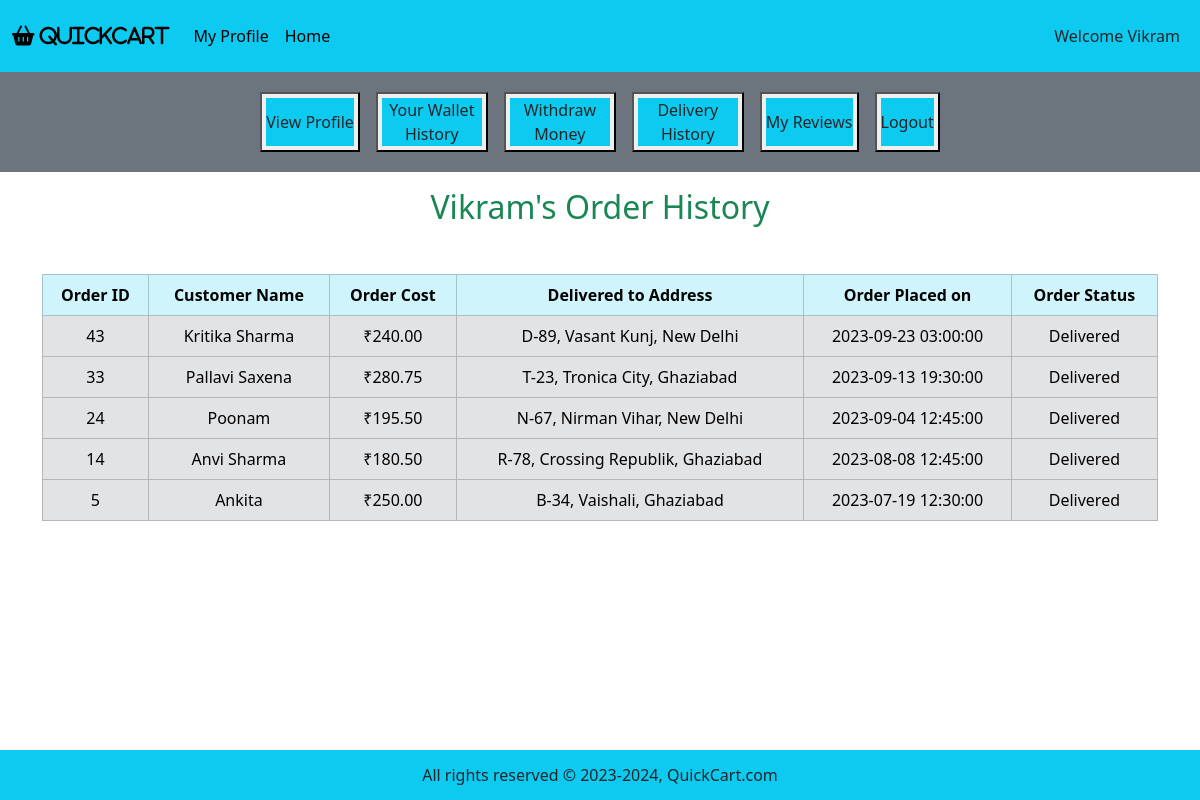
Page /agent_mode/profile_page.php?agent_id=2&history on the committed database.
### tables this page shows
CREATE TABLE IF NOT EXISTS deliveryAgent (
	agentID INT AUTO_INCREMENT PRIMARY KEY,
    first_name VARCHAR(50) NOT NULL,
    last_name VARCHAR(50),
    availabilityStatus VARCHAR(20) NOT NULL DEFAULT "Offline",  
    phone_no BIGINT UNIQUE NOT NULL,  
    email VARCHAR(100) UNIQUE NOT NULL,
    password VARCHAR(50) NOT NULL,
    dob DATE NOT NULL,
    age INT DEFAULT 0  
);

CREATE TABLE IF NOT EXISTS `order` (
	orderID INT AUTO_INCREMENT PRIMARY KEY,
    status VARCHAR(20) NOT NULL DEFAULT "Confirmed",  
    total_price DECIMAL(10, 2) NOT NULL,
    time TIMESTAMP NOT NULL DEFAULT CURRENT_TIMESTAMP,
    location VARCHAR(255) NOT NULL,
    agentPayment INT NOT NULL DEFAULT 50,
    customerID INT NOT NULL,
    agentID INT NOT NULL,
    FOREIGN KEY (customerID) REFERENCES customer(customerID),  
    FOREIGN KEY (agentID) REFERENCES deliveryAgent(agentID)  
);

CREATE TABLE IF NOT EXISTS customer (
	customerID INT AUTO_INCREMENT PRIMARY KEY, 
    first_name VARCHAR(50) NOT NULL,  
    last_name VARCHAR(50),
    address_street VARCHAR(100) NOT NULL,  
	address_city VARCHAR(50) NOT NULL,
	address_state VARCHAR(50) NOT NULL,
    pincode INT NOT NULL,
    phone_no BIGINT UNIQUE NOT NULL,  
    email VARCHAR(100) UNIQUE NOT NULL,
    password VARCHAR(50) NOT NULL,
    dob DATE NOT NULL,
    age INT DEFAULT 0,  
    gender VARCHAR(10)
);

### agent_mode/agent_history.php (the view)
<?php
$fetch_orders = "SELECT * FROM `order` WHERE agentID = $agent_id AND status = 'Delivered' ORDER BY orderID DESC;";
$result_fetch = mysqli_query($con, $fetch_orders);
$num_of_rows = mysqli_num_rows($result_fetch);
if ($num_of_rows == 0) {
    echo "<h2 class='text-center text-danger'> Deliver orders to view history! </h2>";
} else {
    ?>
    <h2 class="text-center text-success"><?php echo "$agent_name's Order History"; ?></h2>
    <table class="table table-bordered mt-5">
        <thead class="table-info text-center text-white">
            <tr>
                <th>Order ID</th>
                <th>Customer Name</th>
                <th>Order Cost</th>
                <th>Delivered to Address</th>
                <th>Order Placed on</th>
                <th>Order Status</th>
            </tr>
        </thead>
        <tbody class="table-secondary text-white">
            <?php
            while ($fetch_row = mysqli_fetch_assoc($result_fetch)) {
                $order_id = $fetch_row["orderID"];
                $order_location = $fetch_row["location"];
                $order_price = $fetch_row["total_price"];
                $order_time = $fetch_row["time"];
                $order_custID = $fetch_row["customerID"];
                $order_status = $fetch_row["status"];
                ?>
                <tr class='text-center align-middle'>
                    <td>
                        <?php echo $order_id; ?>
                    </td>
                    <td>
                        <?php
                        $get_cust = "SELECT * FROM customer WHERE customerID = $order_custID;";
                        $result_get = mysqli_query($con, $get_cust);
                        $row_cust = mysqli_fetch_assoc($result_get);
                        $cust_fname = $row_cust['first_name'];
                        $cust_lname = $row_cust['last_name'];
                        if ($cust_lname === null) {
                            $cust_name = $cust_fname;
                        } else {
                            $cust_name = $cust_fname . ' ' . $cust_lname;
                        }
                        echo $cust_name;
                        ?>
                    </td>
                    <td>
                        <?php echo "₹$order_price"; ?>
                    </td>
                    <td>
                        <?php echo $order_location; ?>
                    </td>
                    <td>
                        <?php echo $order_time; ?>
                    </td>
                    <td>
                        <?php echo $order_status; ?>
                    </td>
                </tr>
                <?php
            }
            ?>
        </tbody>
    </table>
    <?php
}
?>

### agent_mode/profile_page.php (shortened to what this page needs)
<?php
include ('../includes/connect.php');
if (isset ($_GET['agent_id'])) {
    $agent_id = $_GET['agent_id'];
    $get_data = "SELECT * FROM deliveryAgent WHERE agentID = $agent_id;";
    $result_get = mysqli_query($con, $get_data);
    $row_data = mysqli_fetch_assoc($result_get);
    $agent_id = $row_data["agentID"];
    $agent_fname = $row_data['first_name'];
    $agent_lname = $row_data['last_name'];
    $agent_status = $row_data['availabilityStatus'];
    if ($agent_lname === null) {
        $agent_name = $agent_fname;
    } else {
        $agent_name = $agent_fname . ' ' . $agent_lname;
    }
    if ($agent_status == "Offline") {
        $nextPage = "offlineHome";
    } else {
        $nextPage = "home";
    }
}
?>
<!DOCTYPE html>
<html lang="en">
<head>
    <link href="https://cdn.jsdelivr.net/npm/bootstrap@5.3.3/dist/css/bootstrap.min.css" rel="stylesheet"
>
    <link rel="stylesheet" href="https://cdnjs.cloudflare.com/ajax/libs/font-awesome/6.5.1/css/all.min.css"
 />
    <link rel="stylesheet" href="../style.css">
</head>
<body>
    <div class="container-fluid p-0">
        <nav class="navbar navbar-expand-lg bg-info">
            <div class="container-fluid">
                <a class="navbar-brand" href="#"><i class="fa fa-shopping-basket" aria-hidden="true"> QuickCart</i></a>
                <div class="collapse navbar-collapse" id="navbarSupportedContent">
                    <ul class="navbar-nav me-auto mb-2 mb-lg-0">
                        <li class="nav-item">
                            <a class="nav-link active" aria-current="page"
                                href='profile_page.php?agent_id=<?php echo "$agent_id"; ?>'>My Profile</a>
                        </li>
                        <li class="nav-item">
                            <a class="nav-link active" aria-current="page"
                                href="index.php?agent_id=<?php echo "$agent_id" . '&' . $nextPage; ?>">Home</a>
                        </li>
                </div>
                <nav class="navbar navbar-expand-lg">
                    <ul class="navbar-nav">
                        <li class="nav-item">
                            <a href="" class="nav-link text-dark">Welcome
                                <?php echo "$agent_name"; ?>
                            </a>
                        </li>
                    </ul>
                </nav>
            </div>
        </nav>
        <div class="row">
            <div class="col-md-12 bg-secondary p-1 align-items-center">
                <div class="button text-center">
                    <button class="my-3 mx-2"><a
                            href="profile_page.php?agent_id=<?php echo "$agent_id"; ?>&view_profile"
                            class="nav-link text-dark bg-info my-1 mx-1">View Profile</a></button>
                    <button class="my-3 mx-2"><a
                            href="profile_page.php?agent_id=<?php echo "$agent_id"; ?>&wallet_history"
                            class="nav-link text-dark bg-info my-1 mx-1">Your Wallet History</a></button>
                    <button class="my-3 mx-2"><a href="profile_page.php?agent_id=<?php echo "$agent_id"; ?>&top_up"
                            class="nav-link text-dark bg-info my-1 mx-1">Withdraw Money</a></button>
                    <button class="my-3 mx-2"><a href="profile_page.php?agent_id=<?php echo "$agent_id"; ?>&history"
                            class="nav-link text-dark bg-info my-1 mx-1">Delivery History</a></button>
                    <button class="my-3 mx-2"><a
                            href="profile_page.php?agent_id=<?php echo "$agent_id"; ?>&view_reviews"
                            class="nav-link text-dark bg-info my-1 mx-1">My Reviews</a></button>
                    <button class="my-3 mx-2"><a href="../start.php"
                            class="nav-link text-dark bg-info my-1 mx-1">Logout</a></button>
                </div>
            </div>
        </div>
        <div class="container my-3">
            <?php
            if (isset ($_GET['history'])) {
                include ('agent_history.php');
            }
            ?>
        </div>
        <?php
        include ("../includes/footer.php");
        ?>
    </div>
</body>
</html>

### style.css (style rules this page uses)
* { margin: 0; padding: 0; box-sizing: border-box; }

### agent_mode/profile_page.php (style rules this page uses)
body { overflow-x: hidden; }
.button { display: flex; justify-content: center; }
.button .nav-link { white-space: normal; max-width: 100px; min-height: 48px; text-align: center; display: flex; align-items: center; margin: 10px; }

### includes/footer.php (style rules this page uses)
body { margin: 0; padding: 0; min-height: 100vh; position: relative; }

### rows in the picture
deliveryagent: first_name "Vikram"
order: orderID "43", customerID.last_name "Kritika Sharma", total_price "240.00", location "D-89, Vasant Kunj, New Delhi", time "2023-09-23 03:00:00", status "Delivered"
order: orderID "33", customerID.last_name "Pallavi Saxena", total_price "280.75", location "T-23, Tronica City, Ghaziabad", time "2023-09-13 19:30:00", status "Delivered"
order: orderID "24", customerID.first_name "Poonam", total_price "195.50", location "N-67, Nirman Vihar, New Delhi", time "2023-09-04 12:45:00", status "Delivered"
order: orderID "14", customerID.last_name "Anvi Sharma", total_price "180.50", location "R-78, Crossing Republik, Ghaziabad", time "2023-08-08 12:45:00", status "Delivered"
order: orderID "5", customerID.first_name "Ankita", total_price "250.00", location "B-34, Vaishali, Ghaziabad", time "2023-07-19 12:30:00", status "Delivered"
